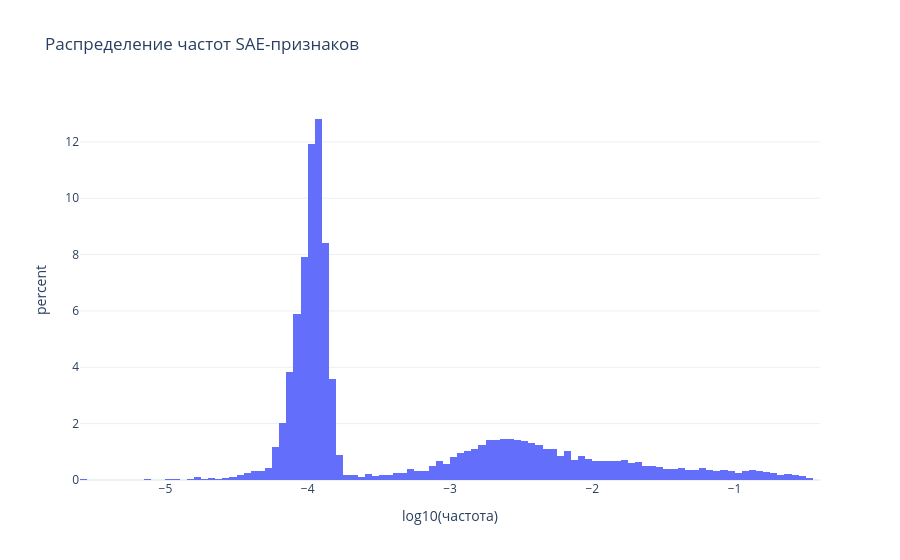

Notebook code cell kept with this figure:
### Code cell
# Добавка 10^-6.5 помещает признаки без срабатываний в левый край histogram.
log_frequencies = (frequencies + 10**-6.5).log10()
frequency_figure = px.histogram(
    x=utils.to_numpy(log_frequencies),
    histnorm="percent",
    title="Распределение частот SAE-признаков",
    labels={"x": "log10(частота)", "y": "Доля признаков, %"},
    template=PLOTLY_TEMPLATE,
)
frequency_figure.show()

### Figure 1 — Plotly figure (JSON) as saved in the notebook; plotly's stock layout.template omitted (floating-point values rounded to 4 significant figures; data arrays with more than 128 entries replaced by an {"elided": "..."} marker saying what was removed)
{"data": [{"bingroup": "x", "histnorm": "percent", "hovertemplate": "log10(частота)=%{x}<br>percent=%{y}<extra></extra>", "legendgroup": "", "marker": {"color": "#636efa", "pattern": {"shape": ""}}, "name": "", "orientation": "v", "showlegend": false, "type": "histogram", "x": {"elided": "16384 float values"}, "xaxis": "x", "yaxis": "y"}], "layout": {"barmode": "relative", "legend": {"tracegroupgap": 0}, "title": {"text": "Распределение частот SAE-признаков"}, "xaxis": {"anchor": "y", "domain": [0, 1], "title": {"text": "log10(частота)"}}, "yaxis": {"anchor": "x", "domain": [0, 1], "title": {"text": "percent"}}}}
